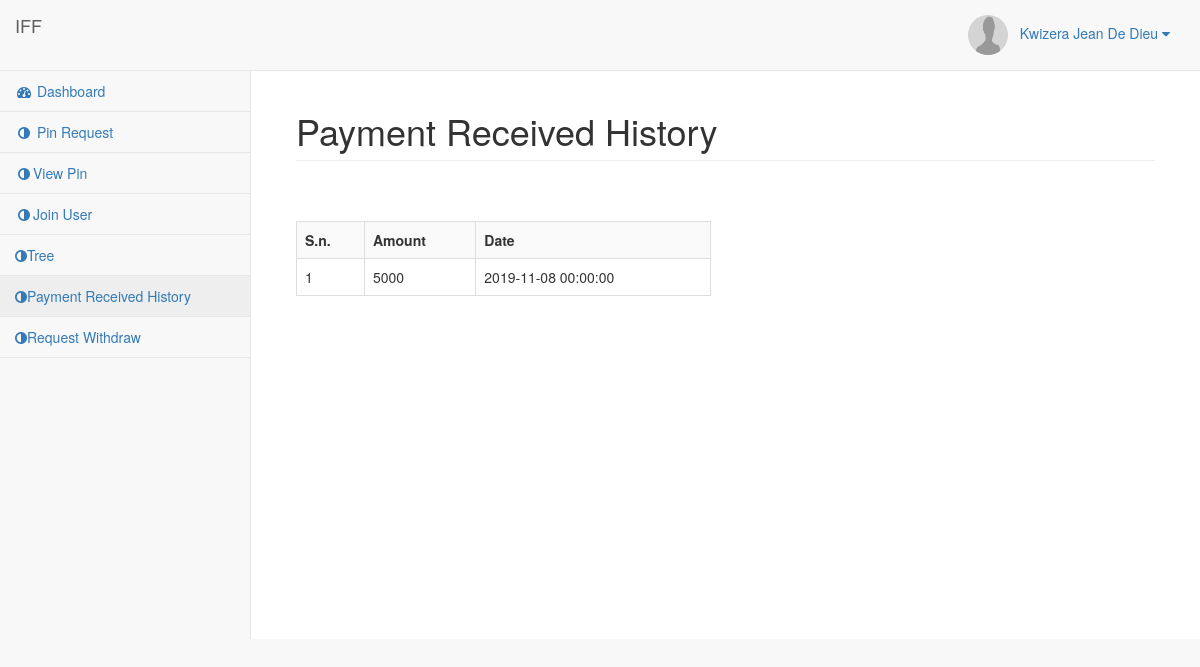
Screenshot of /payment-received-history.php (signed in) with the database file from the repository.
### tables this page shows
CREATE TABLE `user` (
  `id` int(11) NOT NULL,
  `userident` int(11) NOT NULL,
  `Names` varchar(50) NOT NULL,
  `NationalID` bigint(50) NOT NULL,
  `password` varchar(30) NOT NULL,
  `mobile` varchar(12) NOT NULL,
  `address` text NOT NULL,
  `under_userpin` varchar(50) DEFAULT '',
  `side` enum('left','right') NOT NULL,
  `user_status` varchar(100) NOT NULL,
  `picture` varchar(200) NOT NULL,
  `created_at` datetime NOT NULL DEFAULT CURRENT_TIMESTAMP,
  `updated_at` datetime NOT NULL DEFAULT CURRENT_TIMESTAMP
);

CREATE TABLE `income_received` (
  `id` int(11) NOT NULL,
  `userident` int(11) NOT NULL,
  `amount` int(11) NOT NULL,
  `created_at` datetime NOT NULL DEFAULT CURRENT_TIMESTAMP,
  `updated_at` datetime NOT NULL DEFAULT CURRENT_TIMESTAMP
);

### payment-received-history.php (the view, shortened to what this page needs)
<?php
require 'php-includes/connect.php';
$userident = $_SESSION['userident'];
?>
<!DOCTYPE html>
<html lang="en">
<head>
    <link href="vendor/bootstrap/css/bootstrap.min.css" rel="stylesheet">
    <link href="vendor/metisMenu/metisMenu.min.css" rel="stylesheet">
    <link href="dist/css/sb-admin-2.css" rel="stylesheet">
    <link href="vendor/font-awesome/css/font-awesome.min.css" rel="stylesheet" type="text/css">
</head>
<body>
    <div id="wrapper">
        <?php include 'php-includes/menu.php'; ?>
        <div id="page-wrapper">
            <div class="container-fluid">
                <div class="row">
                    <div class="col-lg-12">
                        <h1 class="page-header">Payment Received History</h1>
                    </div>
                </div>
                <div class="row">
                    <div class="col-lg-6">
                        <br><br>
                        <table class="table table-bordered table-striped">
                            <tr>
                                <th>S.n.</th>
                                <th>Amount</th>
                                <th>Date</th>
                            </tr>
                            <?php
                            $i = 1;
                            $query = mysqli_query($con, "select * from income_received where userident='{$userident}' order by id desc");
                            if (mysqli_num_rows($query) > 0) {
                                while ($row = mysqli_fetch_array($query)) {
                                    $amount = $row['amount'];
                                    $date = $row['created_at']; ?>
                            <tr>
                                <td><?php echo $i; ?></td>
                                <td><?php echo $amount; ?></td>
                                <td><?php echo $date; ?></td>
                            </tr>
                            <?php
                                    ++$i;
                                }
                            } else {
                                ?>
                            <tr>
                                <td colspan="4">You did'nt received any payment yet.</td>
                            </tr>
                            <?php
                            }
                            ?>
                        </table>
                    </div>
                </div>
            </div>
        </div>
    </div>
</body>
</html>

### php-includes/menu.php (shortened to what this page needs)
<?php
include('php-includes/connect.php');
$query = mysqli_query($con,"select * from user where userident='$userident'");
$result = mysqli_fetch_array($query);
?>
<nav class="navbar navbar-default navbar-static-top" role="navigation" style="margin-bottom: 0">
            <div class="navbar-header">
                <a class="navbar-brand" href="#">IFF</a>
            </div>
            <ul class="nav navbar-top-links navbar-right">
                <li class="dropdown">
                    <a class="dropdown-toggle" data-toggle="dropdown" href="#">
                    <img src="uploads/<?php echo  $result['picture']; ?>" class="user-image" alt="User Image" style="border-radius: 50%;" width="40px" height="40px"></i>&nbsp;&nbsp;&nbsp;<?php echo $result['Names']?> <i class="fa fa-caret-down"></i>
                    </a>
                </li>
            </ul>
            <br/>
            <div class="navbar-default sidebar" role="navigation">
                <div class="sidebar-nav navbar-collapse">
                    <ul class="nav" id="side-menu">
                        <li>
                            <a href="home.php"><i class="fa fa-dashboard fa-fw"></i> Dashboard</a>
                        </li>
                        <li>
                            <a href="pin-request.php"><i class="fa fa-adjust fa-fw"></i> Pin Request</a>
                        </li>
                        <li>
                            <a href="pin.php"><i class="fa fa-adjust fa-fw"></i>View Pin</a>
                        </li>
                        <li>
                            <a href="join.php"><i class="fa fa-adjust fa-fw"></i>Join User</a>
                        </li>
                        <li>
                            <a href="tree.php"><i class="fa fa-adjust fa-hub"></i>Tree</a>
                        </li>
						<li>
                            <a href="payment-received-history.php"><i class="fa fa-adjust fa-hub"></i>Payment Received History</a>
                        </li>
                        <li>
                            <a href="withdraw.php"><i class="fa fa-adjust fa-hub"></i>Request Withdraw</a>
                        </li>
                    </ul>
                </div>
            </div>
        </nav>

### rows the page displays
user: picture (picture), Names "Kwizera Jean De Dieu"
income_received: amount "5000", created_at "2019-11-08 00:00:00"
